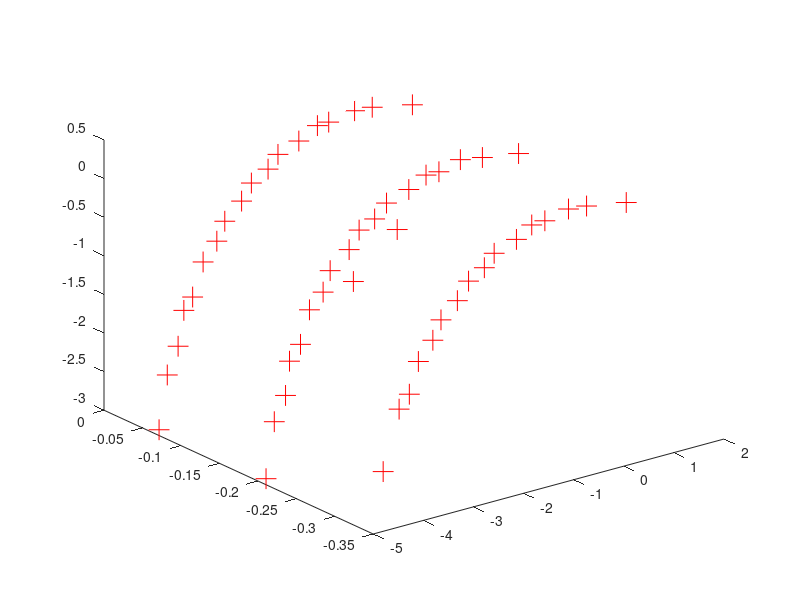

The MATLAB source for this figure:
clc;
clear all;

a=load('c.txt');
a=[a(:,2) a(:,3) a(:,4)];

plot3(a(:,1), a(:,2), a(:,3), '--gs',...
    'LineStyle','none','Marker','+',...
    'MarkerSize',15.0,...
    'MarkerEdgeColor','r',...
    'MarkerFaceColor',[0.5,0.5,0.5]);